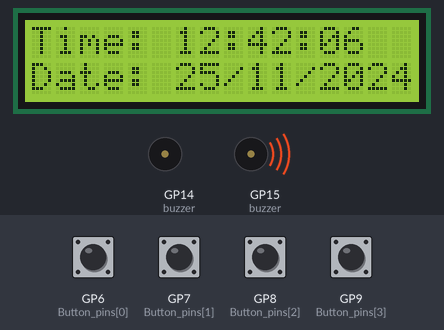
This program was run on a simulated Raspberry Pi Pico running MicroPython. On the bench: 16×2 character LCD, buzzer (waves = sounding, pin HIGH). Inputs (shaded band) come from the test bench; at power-on: GP6 (Button_pins[0]), GP7 (Button_pins[1]), GP8 (Button_pins[2]), GP9 (Button_pins[3]) LOW. The clock reads 2024-03-15 10:24:30 at power-on unless the program sets it; the interpreter's speed is modelled, so counts of loop turns are approximate; library files of the repository ran but are not shown: ds1302.py, pico_i2c_lcd.py; pins used as bus, display or sensor lines are not drawn; what the program prints to the serial console is not drawn.

Above: at 6.4 s.
6.5 s: GP6 (Button_pins[0]) pulled HIGH for 0.15 s
At 7.5 s:
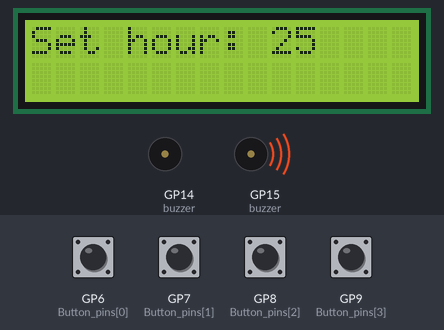
8.1 s: GP9 (Button_pins[3]) pulled HIGH for 0.15 s
At 8.7 s:
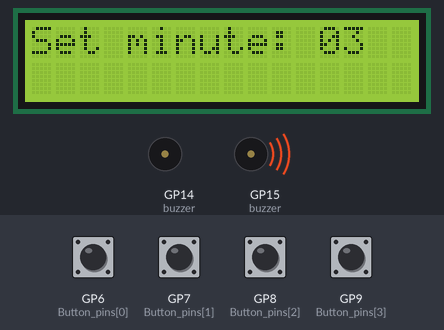
9.9 s: GP7 (Button_pins[1]) pulled HIGH for 1 s
At 12.0 s:
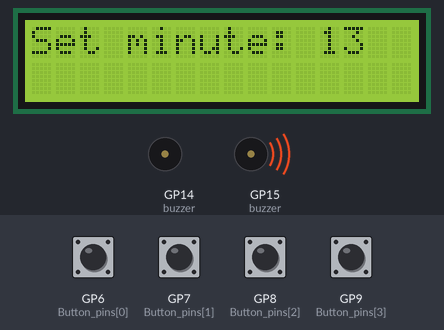
12.4 s: GP7 (Button_pins[1]) pulled HIGH for 0.15 s
At 13.8 s:
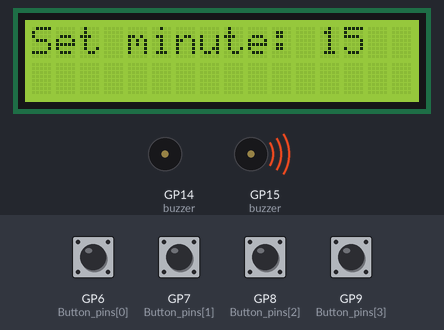
Timing chart, 0 to 15.1 s (numbered marks = the images above; inputs shaded):
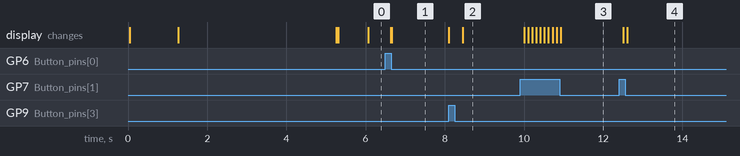

The program:

main.py
```python
"""
Buttons - User interface
# 6  = Set_Alarm
# 7 = add minutes/hours
# 8 = substract minutes/hoursSet_Minutes
# 9 = Confirm / Disable alarm

"""

####################Import all the libraries#######################
from machine import I2C, Pin
from ds1302 import DS1302
from pico_i2c_lcd import I2cLcd
import utime
###################################################################


################Setup LCD I2C and initialize#######################
I2C_ADDR     = 39
I2C_NUM_ROWS = 2
I2C_NUM_COLS = 16

i2c = I2C(0, sda=machine.Pin(0), scl=machine.Pin(1), freq=400000)
lcd = I2cLcd(i2c, I2C_ADDR, I2C_NUM_ROWS, I2C_NUM_COLS)
lcd.backlight_on()
###################################################################


################Setup DS1302 and initialize###########################
ds = DS1302(Pin(18),Pin(17),Pin(16))
ds.date_time() # returns the current datetime.
ds.date_time([2024, 11, 25, 0, 12, 42, 0]) # set datetime. comment out
print(ds.date_time())

print(ds.date_time())
print(ds.date_time())
######################################################################


#################initialize the Buzzer################################
buzzer = Pin(14, Pin.OUT)
buzzer.low()
######################################################################


#################Buttons#############################################
Button_pins = [6,7,8,9]

Button = []
# Loop to assign GPIO pins and setup input and outputs
for x in range(0,4):

    Button.append(Pin(Button_pins[x], Pin.IN, Pin.PULL_DOWN))
    Button[x].value(0)
######################################################################


#################Set initial values of alarm#############################################
set_hour = 25
set_minute = 3
set_second = 00
hour = 0
minute = 0
#########################################################################################


def set_alarm():

    global set_hour
    global set_minute
    global set_second
    global hour
    global minute

    lcd.clear()
    lcd.move_to(0,0)
    lcd.putstr("Set hour:")

    while Button[3].value() != 1:
        if Button[1].value() == 1:
            set_hour += 1
            utime.sleep(0.1)
            set_hour = set_hour%24

        elif Button[2].value() == 1:
            set_hour -= 1
            utime.sleep(0.1)
            set_hour = set_hour%24

        hour = str(set_hour)

        while len(hour) < 2:
            hour = '0' + hour

        lcd.move_to(10,0)
        lcd.putstr(str(hour))

    lcd.clear()
    utime.sleep(0.3)
    lcd.move_to(0,0)
    lcd.putstr("Set minute:")

    while Button[3].value() != 1:
        if Button[1].value() == 1:
            set_minute += 1
            utime.sleep(0.1)
            set_minute = set_minute%60

        elif Button[2].value() == 1:
            set_minute -= 1
            utime.sleep(0.1)
            set_minute = set_minute%60

        minute = str(set_minute)
        while len(minute) < 2:
            minute = '0' + minute

        lcd.move_to(12,0)
        lcd.putstr(str(minute))

    lcd.clear()

    return(set_hour,set_minute)


def check_alarm(set_hour,set_minute,set_second):
    print("Check Alarm")
    if set_hour == int(hr) and set_minute == int(m) and set_second == int(s) :

        while Button[3].value() != 1:
            lcd.clear()
            lcd.move_to(4,0)
            print("Wake Up --------------------------------------------------------------------------")
            lcd.putstr("Wake Up!")

            utime.sleep(0.1)
            buzzer.low()
            utime.sleep(0.1)
            buzzer.high()
            lcd.clear()
    buzzer.low()


utime.sleep(1)

### Welcome Message ###
lcd.move_to(0,0)
lcd.putstr("Pico Alarm Clock")
lcd.move_to(0,1)
lcd.putstr("  Angelo/Pat   ")
utime.sleep(4)
lcd.clear()

while True:


    (Y,M,D,day,hr,m,s)=ds.date_time()
    if s < 10:
        s = "0" + str(s)
    if m < 10:
        m = "0" + str(m)
    if hr < 10:
        hr = "0" + str(hr)
    if D < 10:
        D = "0" + str(D)
    if M < 10:
        M = "0" + str(M)

    lcd.move_to(0,0)
    lcd.putstr("Time:")
    lcd.move_to(6,0)
    lcd.putstr(str(hr) + ":" + str(m) + ":" + str(s))
    lcd.move_to(0,1)
    lcd.putstr("Date:")
    lcd.move_to(6,1)
    lcd.putstr(str(D) + "/" + str(M) + "/" + str(Y))


    if Button[0].value() == 1:
        utime.sleep(0.1)
        print("Set Alarm")
        set_alarm()


    check_alarm(set_hour,set_minute,set_second)
             
```

boot.py
```python
from machine import I2C, Pin
from ds1302 import DS1302
from pico_i2c_lcd import I2cLcd
import utime

buzzer = Pin(15, Pin.OUT)
buzzer.high()
```

Measured:
- after the input at 6.5 s, the display: first changes after 0.13 s (image 1 shows a later state)
- after the input at 8.1 s, the display: first changes at once (image 2 shows a later state)
- after the input at 9.9 s, the display: first changes after 0.10 s (image 3 shows a later state)
- after the input at 12.4 s, the display: first changes after 0.10 s (image 4 shows a later state)
